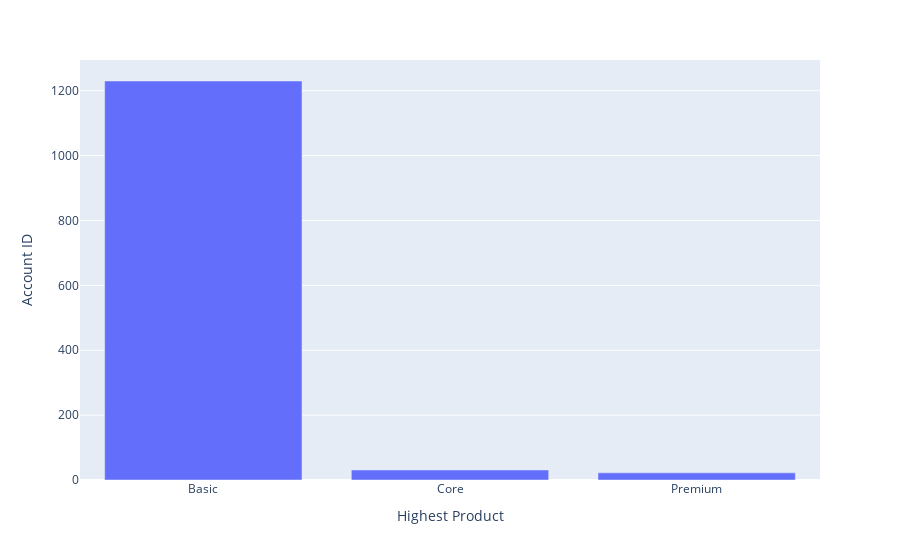

Here is the notebook cell this chart was saved with:
### Markdown cell above
Dates seem to be wrong, since Activation Date happens before Won Opp. And in dates like "2021-09-22" and "2021-09-28", day and month can't be interchanged.

### Code cell
test = df[df['CSM Status Stage'] == 'Churned'].groupby(['Highest Product', 'CSM Status Stage']).count()['Account ID'].reset_index()
px.bar(test, x='Highest Product', y='Account ID')

### Figure 1 — Plotly figure (JSON) as saved in the notebook; plotly's stock layout.template omitted (floating-point values rounded to 4 significant figures)
{"data": [{"alignmentgroup": "True", "hovertemplate": "Highest Product=%{x}<br>Account ID=%{y}<extra></extra>", "legendgroup": "", "marker": {"color": "#636efa", "pattern": {"shape": ""}}, "name": "", "offsetgroup": "", "orientation": "v", "showlegend": false, "textposition": "auto", "type": "bar", "x": ["Basic", "Core", "Premium"], "xaxis": "x", "y": [1230, 31, 22], "yaxis": "y"}], "layout": {"barmode": "relative", "legend": {"tracegroupgap": 0}, "margin": {"t": 60}, "xaxis": {"anchor": "y", "domain": [0, 1], "title": {"text": "Highest Product"}}, "yaxis": {"anchor": "x", "domain": [0, 1], "title": {"text": "Account ID"}}}}
